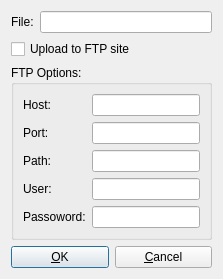
<?xml version="1.0" encoding="UTF-8"?>
<ui version="4.0">
 <class>ExportDialog</class>
 <widget class="QDialog" name="ExportDialog">
  <property name="windowTitle">
   <string>Export &amp; Publishing</string>
  </property>
  <layout class="QVBoxLayout" name="verticalLayout_2">
   <item>
    <layout class="QHBoxLayout" name="horizontalLayout_2">
     <item>
      <widget class="QLabel" name="fileLabel">
       <property name="text">
        <string>File:</string>
       </property>
      </widget>
     </item>
     <item>
      <widget class="QLineEdit" name="fileLineEdit"/>
     </item>
    </layout>
   </item>
   <item>
    <widget class="QCheckBox" name="uploadCheckBox">
     <property name="text">
      <string>Upload to FTP site</string>
     </property>
    </widget>
   </item>
   <item>
    <widget class="QGroupBox" name="groupBox">
     <property name="title">
      <string>FTP Options:</string>
     </property>
     <layout class="QGridLayout" name="gridLayout_2">
      <item row="2" column="0">
       <widget class="QLabel" name="pathLabel">
        <property name="text">
         <string>Path:</string>
        </property>
       </widget>
      </item>
      <item row="0" column="0">
       <widget class="QLabel" name="hostLabel">
        <property name="text">
         <string>Host:</string>
        </property>
       </widget>
      </item>
      <item row="1" column="0">
       <widget class="QLabel" name="portLabel">
        <property name="text">
         <string>Port:</string>
        </property>
       </widget>
      </item>
      <item row="3" column="0">
       <widget class="QLabel" name="userLabel">
        <property name="text">
         <string>User:</string>
        </property>
       </widget>
      </item>
      <item row="4" column="0">
       <widget class="QLabel" name="passwordLabel">
        <property name="text">
         <string>Passoword:</string>
        </property>
       </widget>
      </item>
      <item row="0" column="1">
       <widget class="QLineEdit" name="hostLineEdit"/>
      </item>
      <item row="1" column="1">
       <widget class="QLineEdit" name="portLineEdit"/>
      </item>
      <item row="2" column="1">
       <widget class="QLineEdit" name="pathLineEdit"/>
      </item>
      <item row="3" column="1">
       <widget class="QLineEdit" name="userLineEdit"/>
      </item>
      <item row="4" column="1">
       <widget class="QLineEdit" name="passwordLineEdit">
        <property name="echoMode">
         <enum>QLineEdit::Password</enum>
        </property>
       </widget>
      </item>
     </layout>
    </widget>
   </item>
   <item>
    <layout class="QHBoxLayout" name="horizontalLayout">
     <item>
      <widget class="QPushButton" name="okPushButton">
       <property name="text">
        <string>&amp;OK</string>
       </property>
      </widget>
     </item>
     <item>
      <widget class="QPushButton" name="cancelPushButton">
       <property name="text">
        <string>&amp;Cancel</string>
       </property>
      </widget>
     </item>
    </layout>
   </item>
  </layout>
 </widget>
 <resources/>
 <connections>
  <connection>
   <sender>cancelPushButton</sender>
   <signal>clicked()</signal>
   <receiver>ExportDialog</receiver>
   <slot>slotCancel()</slot>
   <hints>
    <hint type="sourcelabel">
     <x>162</x>
     <y>283</y>
    </hint>
    <hint type="destinationlabel">
     <x>110</x>
     <y>152</y>
    </hint>
   </hints>
  </connection>
  <connection>
   <sender>okPushButton</sender>
   <signal>clicked()</signal>
   <receiver>ExportDialog</receiver>
   <slot>slotOk()</slot>
   <hints>
    <hint type="sourcelabel">
     <x>58</x>
     <y>283</y>
    </hint>
    <hint type="destinationlabel">
     <x>110</x>
     <y>152</y>
    </hint>
   </hints>
  </connection>
  <connection>
   <sender>uploadCheckBox</sender>
   <signal>stateChanged(int)</signal>
   <receiver>ExportDialog</receiver>
   <slot>slotUpload(int)</slot>
   <hints>
    <hint type="sourcelabel">
     <x>110</x>
     <y>53</y>
    </hint>
    <hint type="destinationlabel">
     <x>110</x>
     <y>152</y>
    </hint>
   </hints>
  </connection>
 </connections>
 <slots>
  <slot>slotOk()</slot>
  <slot>slotCancel()</slot>
  <slot>slotUpload(int)</slot>
 </slots>
</ui>
